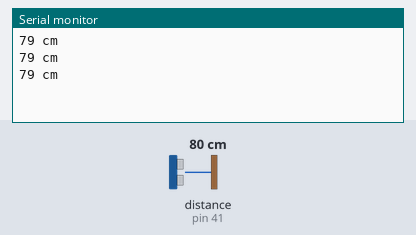
Recording of a sketch running on a simulated Arduino Mega 2560, built with avr-gcc and run on an emulated ATmega2560. Parts: the last lines printed to the serial monitor. Wiring (inferred from the names in the program): ultrasonic range finder: trigger pin 40; echo pin 41. The test bench sets the inputs (shaded band); at power-on: distance to the obstacle (sensor on pin 41) 80 cm. The echo pulse lasts 58.3 µs per cm.

Above: at 1.8 s.
1.9 s: distance to the obstacle (sensor on pin 41) set to 2 cm
At 2.4 s:
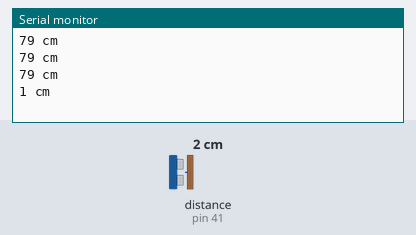
3.4 s: distance to the obstacle (sensor on pin 41) set to 4 cm
At 3.9 s:
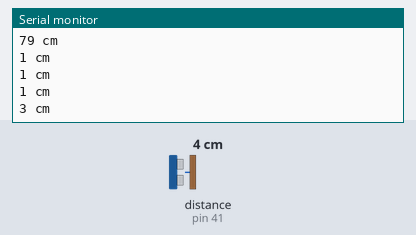
Timing chart, 0 to 6.4 s (numbered marks = the images above; inputs shaded):
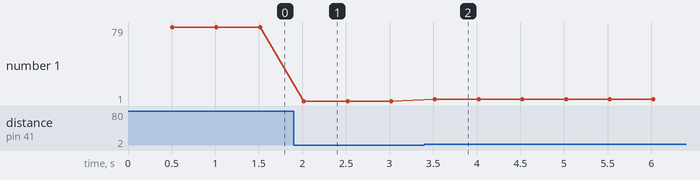

The sketch:

HC_SR04.ino
```cpp
int trigPin = 40;    // 超音波感測器 Trig腳接 Arduino pin 11
int echoPin = 41;    //超音波感測器 Echo 腳接 Arduino pin 12
long duration, cm;

void setup() {
  Serial.begin (9600);           //設定序列埠監控視窗 (Serial Monitor) 和 Arduino資料傳輸速率為 9600 bps (Bits Per Second)
  pinMode(trigPin, OUTPUT);      //Arduino 對外啟動距離感測器Trig腳，射出超音波
  pinMode(echoPin, INPUT);       //超音波被障礙物反射後，Arduino讀取感測器Echo腳的時間差
}

void loop()
{                                  //程式計算出距離值 cm
  delay(500);
  digitalWrite(trigPin, LOW);
  delayMicroseconds(50);
  digitalWrite(trigPin, HIGH);
  delayMicroseconds(100);
  digitalWrite(trigPin, LOW);
  pinMode(echoPin, INPUT);
  duration = pulseIn(echoPin, HIGH);
  cm = (duration/2) / 29.1;

  Serial.print(cm);     //印出距離值 cm 在序列埠監控顯示器 單位公分
  Serial.println(" cm");
  }
```

Measured:
- after the input at 1.9 s, the serial monitor: prints a new line after 0.12 s (image 1)
- after the input at 3.4 s, the serial monitor: prints a new line after 0.12 s (image 2)
- plotted number 1: 79 → 1 after the input at 1.9 s, 1 → 3 after the input at 3.4 s
